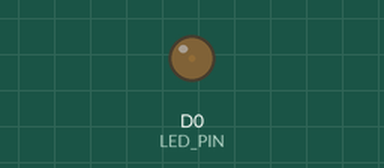
Recording of a sketch running on a simulated ESP8266 (NodeMCU). Parts: output pins drawn as LEDs (lit = HIGH).

Above: at 0.05 s.
At 2.8 s:
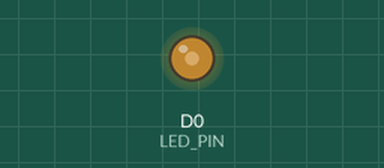
At 5.55 s:
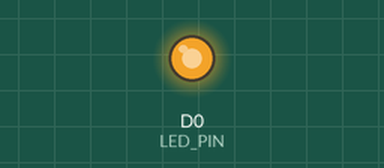
At 11.1 s:
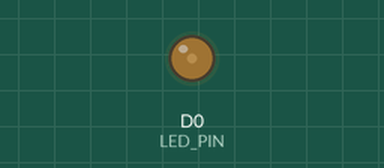
Timing chart, 0 to 17.3 s (numbered marks = the images above):
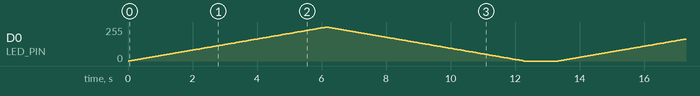

The sketch:

PWM_D0-1.ino
```cpp
#define LED_PIN D0
int value = 0;

void setup()
{
  pinMode(LED_PIN,OUTPUT);
}

void loop()
{
  for (value = 0; value <= 1023; value += 5)
  {
    analogWrite(LED_PIN, value);
    delay(30);
  }
  for (value = 1023; value >= 0; value -=5)
  {
    analogWrite(LED_PIN, value);
    delay(30);
  }
  delay(1000);
}
```
